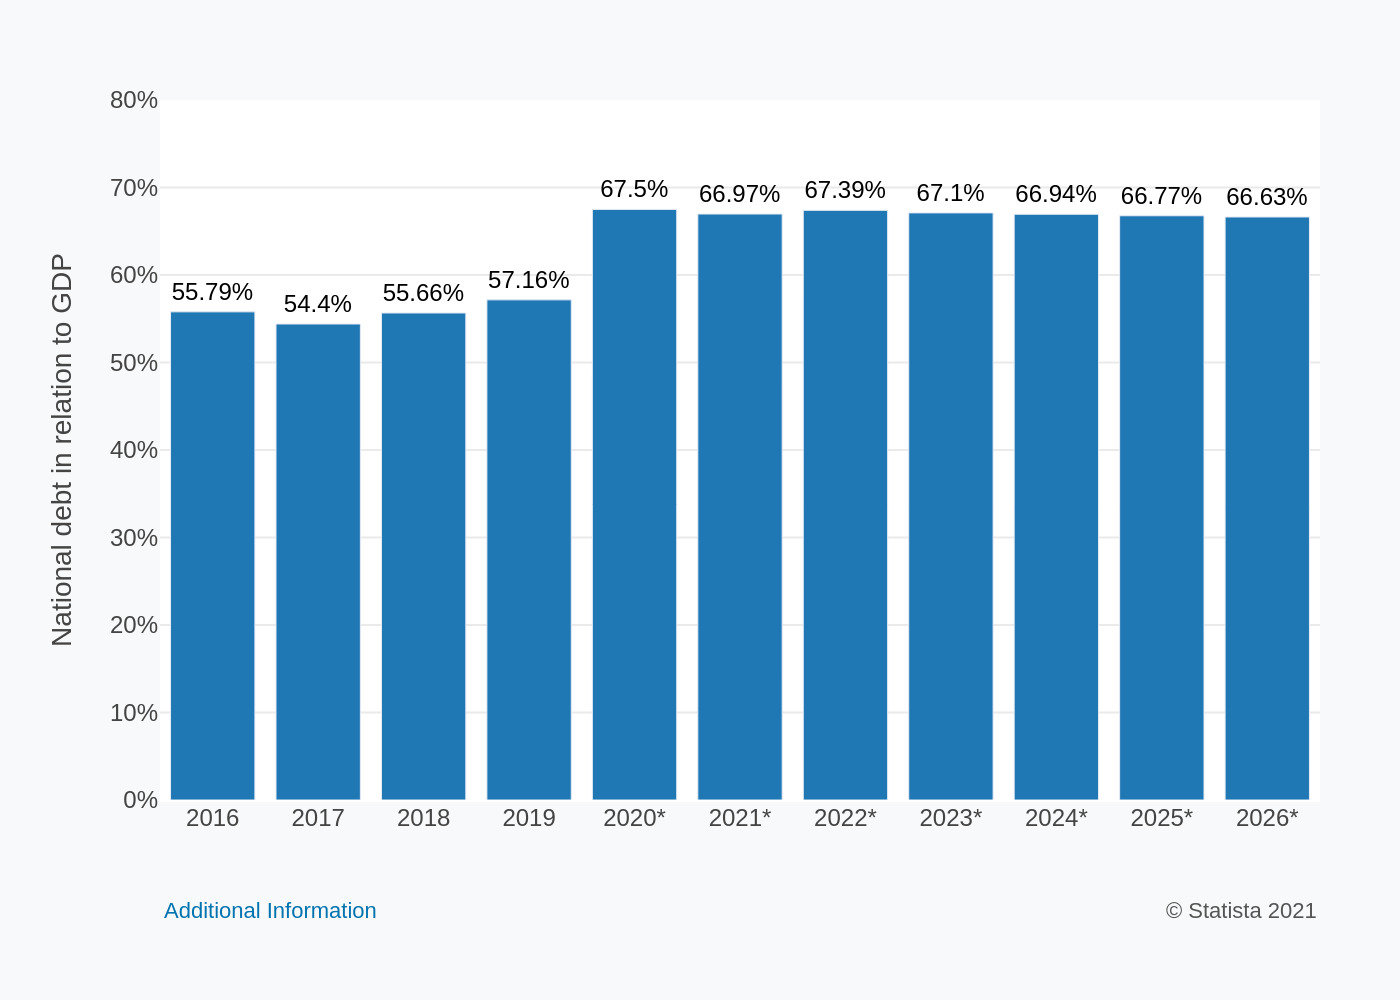

Write Python code to recreate this figure.
import sys
import json
import os
import plotly.graph_objects as go

if len(sys.argv) != 2:
    print("Usage: python <script_name>.py <json_file_path>")
    sys.exit(1)

json_file_path = sys.argv[1]

try:
    with open(json_file_path, 'r', encoding='utf-8') as f:
        chart_info = json.load(f)
except FileNotFoundError:
    print(f"Error: JSON file not found at {json_file_path}")
    sys.exit(1)
except json.JSONDecodeError:
    print(f"Error: Could not decode JSON from {json_file_path}")
    sys.exit(1)

data = chart_info['chart_data']
texts = chart_info['texts']
colors = chart_info['colors']

fig = go.Figure()

fig.add_trace(go.Bar(
    x=[d['category'] for d in data],
    y=[d['value'] for d in data],
    text=[d['label'] for d in data],
    textposition='outside',
    marker_color=colors[0],
    textfont=dict(family="Arial", size=12, color='black'),
    cliponaxis=False
))

fig.update_layout(
    font=dict(family="Arial", size=12, color='#444444'),
    plot_bgcolor='white',
    paper_bgcolor='#f8f9fa',
    yaxis=dict(
        title=texts['y_axis_title'],
        range=[0, 80],
        ticksuffix='%',
        gridcolor='#EAEAEA',
        showline=False
    ),
    xaxis=dict(
        title=texts['x_axis_title'],
        showgrid=False,
        showline=False,
        tickfont=dict(size=12)
    ),
    margin=dict(l=80, r=40, t=50, b=100),
    showlegend=False,
    annotations=[
        dict(
            text=texts['source_left'],
            align='left',
            showarrow=False,
            xref='paper',
            yref='paper',
            x=0,
            y=-0.18,
            xanchor='left',
            yanchor='bottom',
            font=dict(family="Arial", size=11, color='#0073B0')
        ),
        dict(
            text=texts['source_right'],
            align='right',
            showarrow=False,
            xref='paper',
            yref='paper',
            x=1,
            y=-0.18,
            xanchor='right',
            yanchor='bottom',
            font=dict(family="Arial", size=11, color='#555555')
        )
    ]
)

base_filename = os.path.splitext(os.path.basename(json_file_path))[0]
output_filename = f"{base_filename}.png"

fig.write_image(output_filename, scale=2)

print(f"Chart saved as {output_filename}")
